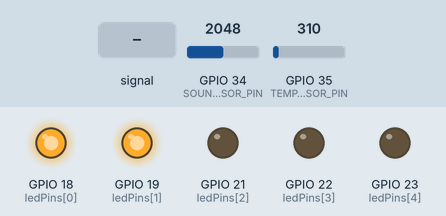
This sketch was run on a simulated ESP32. On the bench: output pins drawn as LEDs (lit = HIGH). Dashed ring = blinking. Inputs (shaded band) come from the test bench; at power-on: GPIO 35 (TEMP_SENSOR_PIN) = 310, GPIO 34 (SOUND_SENSOR_PIN) = 2048 (analog values on the 0–4095 scale). WiFi joins after 1.5 s; servers stay silent unless stated; no MQTT or app messages arrive unless stated; what the sketch prints to the serial monitor is not drawn.

Above: at 2.8 s.
2.9 s: GPIO 34 (SOUND_SENSOR_PIN) fed a 200 Hz sine of ±327 counts around its level
At 3.03 s:
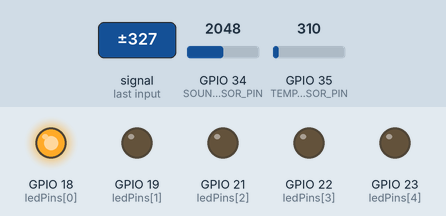
5.9 s: GPIO 35 (TEMP_SENSOR_PIN) set to 272
At 6.03 s:
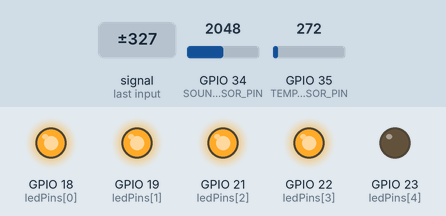
7.6 s: GPIO 34 (SOUND_SENSOR_PIN) set to 2866
At 8.7 s:
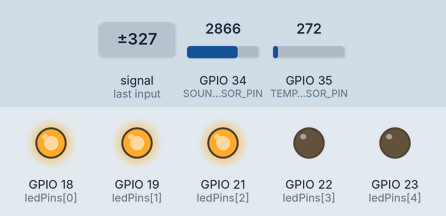
9.1 s: GPIO 34 (SOUND_SENSOR_PIN) fed a 50 Hz sine of ±1228 counts around its level
At 9.78 s:
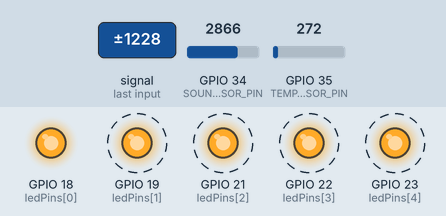
12.1 s: GPIO 34 (SOUND_SENSOR_PIN) set to 3603
At 13.3 s:
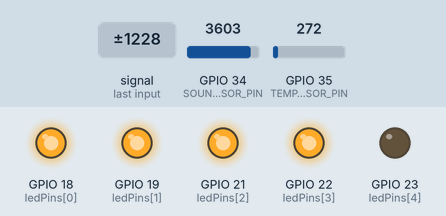
13.6 s: GPIO 34 (SOUND_SENSOR_PIN) set to 3956
15.1 s: GPIO 34 (SOUND_SENSOR_PIN) set to 4038
At 15.7 s:
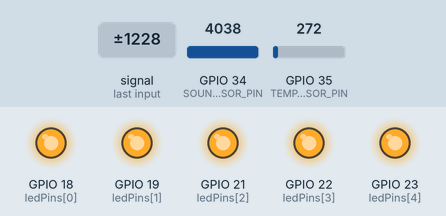
Timing chart, 0 to 17.6 s (numbered marks = the images above; inputs shaded):
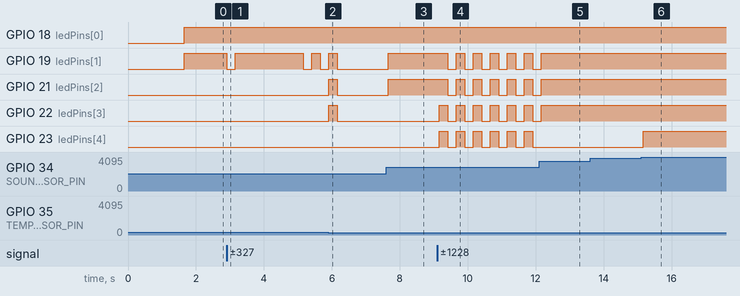

Measured:
- the behaviour switches between 298 and 297 on GPIO 35 (TEMP_SENSOR_PIN) (found by bisection; images 1 and 2)
- the behaviour switches between 3999 and 4000 on GPIO 34 (SOUND_SENSOR_PIN) (found by bisection; images 5 and 6)
- after the input at 2.9 s, GPIO 19 (ledPins[1]): goes LOW 0.25 s, HIGH 2.0 s, LOW 0.25 s, HIGH 0.25 s, then LOW, starting at once
- after the input at 5.9 s, GPIO 19 (ledPins[1]): goes on until 6.2 s, then stays LOW; GPIO 21 (ledPins[2]), GPIO 22 (ledPins[3]): LOW → HIGH at once, → LOW 0.25 s later
- after the input at 7.6 s, GPIO 19 (ledPins[1]), GPIO 21 (ledPins[2]): LOW → HIGH after 0.06 s
- after the input at 9.1 s, GPIO 19 (ledPins[1]), GPIO 21 (ledPins[2]): alternates HIGH for 0.25 s and LOW for 0.25 s, starting after 0.32 s; GPIO 22 (ledPins[3]), GPIO 23 (ledPins[4]): alternates HIGH for 0.25 s and LOW for 0.25 s, starting after 0.06 s
- after the input at 12.1 s, GPIO 19 (ledPins[1]), GPIO 21 (ledPins[2]), GPIO 22 (ledPins[3]): goes on until 12.2 s, then stays HIGH; GPIO 23 (ledPins[4]): stops changing and stays LOW
- after the input at 13.6 s, every drawn part: stays the same
- after the input at 15.1 s, GPIO 23 (ledPins[4]): LOW → HIGH after 0.07 s

The sketch:

EMF.ino
```cpp
#include <Arduino.h>
#include <WiFi.h>
#include <WiFiClientSecure.h>
#include <PubSubClient.h>
#include <ArduinoJson.h>

// =============== CONFIG WI-FI E MQTT ===============
const char* ssid = "AMF-CORP";
const char* password = "@MF$4515";

const char* mqtt_server = "5e872d89b8ad4f9f8b879af366b22c4a.s1.eu.hivemq.cloud";
const int mqtt_port = 8883;
const char* mqtt_user = "Avila";
const char* mqtt_password = "Adimin123";

// Tópico para publicação
const char* topic_publish = "meu-emf-meter/sala/atividade";

// =============== PINOS DOS SENSORES E LEDS ===============
const int TEMP_SENSOR_PIN = 35;
const int SOUND_SENSOR_PIN = 34;

const int ledPins[] = {18, 19, 21, 22, 23};
const int numLeds = 5;

// Intervalos de tempo
#define SENSOR_READ_INTERVAL_MS 250   // Lê sensores e atualiza LEDs 4x por segundo (rápido)
#define MQTT_PUBLISH_INTERVAL_MS 120000 // Publica no MQTT a cada 2 minutos (lento)

// =============== OBJETOS ===============
WiFiClientSecure net;
PubSubClient mqtt(net);

// =============== VARIÁVEIS DE LÓGICA ===============
unsigned long last_sensor_read_ms = 0;
unsigned long last_mqtt_publish_ms = 0;

float previousTemp = -100;
const float TEMP_DROP_THRESHOLD = 1.0;

// Variáveis para guardar os últimos dados
float last_temp = 0.0;
int last_sound = 0;
int last_activity = 0;

// Protótipos das funções
void updateLeds(int level);
static void connectWiFi();
static void setupTLS();
static bool mqttConnect();
static void publishData(float temp, int sound, int activity);

void setup() {
  Serial.begin(115200);
  delay(100);
  analogReadResolution(12);
  pinMode(TEMP_SENSOR_PIN, INPUT);
  pinMode(SOUND_SENSOR_PIN, INPUT);
  for (int i = 0; i < numLeds; i++) {
    pinMode(ledPins[i], OUTPUT);
  }
  connectWiFi();
  setupTLS();
  mqtt.setServer(mqtt_server, mqtt_port);
  mqtt.setKeepAlive(30);
  mqtt.setBufferSize(512);
  previousTemp = (analogRead(TEMP_SENSOR_PIN) / 4095.0) * 330.0;
}

void loop() {
  if (!mqtt.connected()) {
    if (!mqttConnect()) {
      delay(5000);
      return;
    }
  }
  mqtt.loop();

  unsigned long now = millis();

  // BLOCO 1: LEITURA RÁPIDA DE SENSORES E ATUALIZAÇÃO DOS LEDS
  if (now - last_sensor_read_ms >= SENSOR_READ_INTERVAL_MS) {
    last_sensor_read_ms = now;

    float currentTemp = (analogRead(TEMP_SENSOR_PIN) / 4095.0) * 330.0;
    int soundLevel = analogRead(SOUND_SENSOR_PIN);
    int activityLevel = 0;

    activityLevel = map(soundLevel, 700, 4000, 0, 5);

    if (previousTemp > -50 && (previousTemp - currentTemp > TEMP_DROP_THRESHOLD)) {
      Serial.println("!!! QUEDA SÚBITA DE TEMPERATURA DETECTADA !!!");
      activityLevel += 2;
    }

    activityLevel = constrain(activityLevel, 0, 5);
    previousTemp = currentTemp;

    updateLeds(activityLevel);

    last_temp = currentTemp;
    last_sound = soundLevel;
    last_activity = activityLevel;
  }

  // BLOCO 2: PUBLICAÇÃO LENTA NO MQTT
  if (now - last_mqtt_publish_ms >= MQTT_PUBLISH_INTERVAL_MS) {
    last_mqtt_publish_ms = now;

    Serial.println("\n--- Enviando relatório para o MQTT ---");
    publishData(last_temp, last_sound, last_activity);
  }
}

// ================== DEFINIÇÃO DAS FUNÇÕES ==================
void updateLeds(int level) {
  for (int i = 0; i < numLeds; i++) {
    if (i < level) {
      digitalWrite(ledPins[i], HIGH);
    } else {
      digitalWrite(ledPins[i], LOW);
    }
  }
}

static void connectWiFi() {
  WiFi.mode(WIFI_STA);
  WiFi.begin(ssid, password);
  Serial.printf("Conectando ao Wi-Fi '%s'...\n", ssid);
  while (WiFi.status() != WL_CONNECTED) {
    delay(500);
    Serial.print(".");
  }
 Serial.printf("\nWi-Fi conectado! IP: %s\n", WiFi.localIP().toString().c_str());
}

static void setupTLS() {
  net.setInsecure();
  net.setTimeout(15000);
}

static bool mqttConnect() {
  if (mqtt.connected()) return true;
  Serial.printf("Conectando ao MQTT TLS em %s:%d ... ", mqtt_server, mqtt_port);
  bool ok = mqtt.connect(
    (String("ESP32Client-") + String((uint32_t)ESP.getEfuseMac(), HEX)).c_str(),
    mqtt_user, mqtt_password
  );
  if (ok) {
    Serial.println("conectado!");
    return true;
  } else {
    Serial.printf("falhou, rc=%d\n", mqtt.state());
    return false;
  }
}

static void publishData(float temp, int sound, int activity) {
  StaticJsonDocument<200> doc;
  doc["temperatura"] = temp;
  doc["nivel_ruido"] = sound;
  doc["atividade_paranormal"] = activity;
  doc["rssi"] = WiFi.RSSI();
  char payload[256];
  size_t n = serializeJson(doc, payload, sizeof(payload));
  if (n == 0) {
    Serial.println("⚠️ Erro ao montar JSON");
    return;
  }
  if (!mqtt.publish(topic_publish, payload)) {
    Serial.println("⚠️ Falha ao publicar");
  } else {
    Serial.print("PUB -> ");
    Serial.println(payload);
  }
}
```
